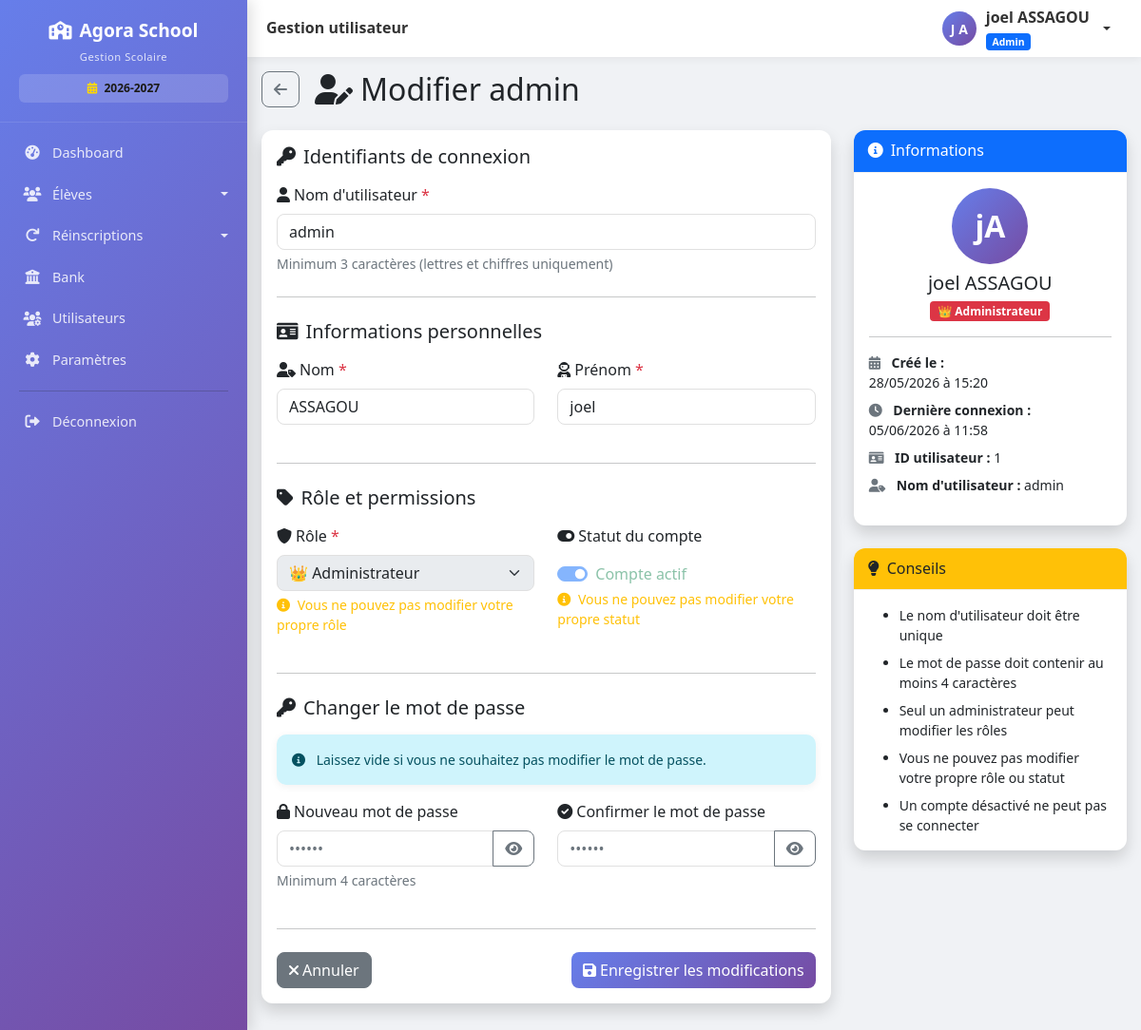
Before: /utilisateurs/1/modifier (signed in) with the older database file.
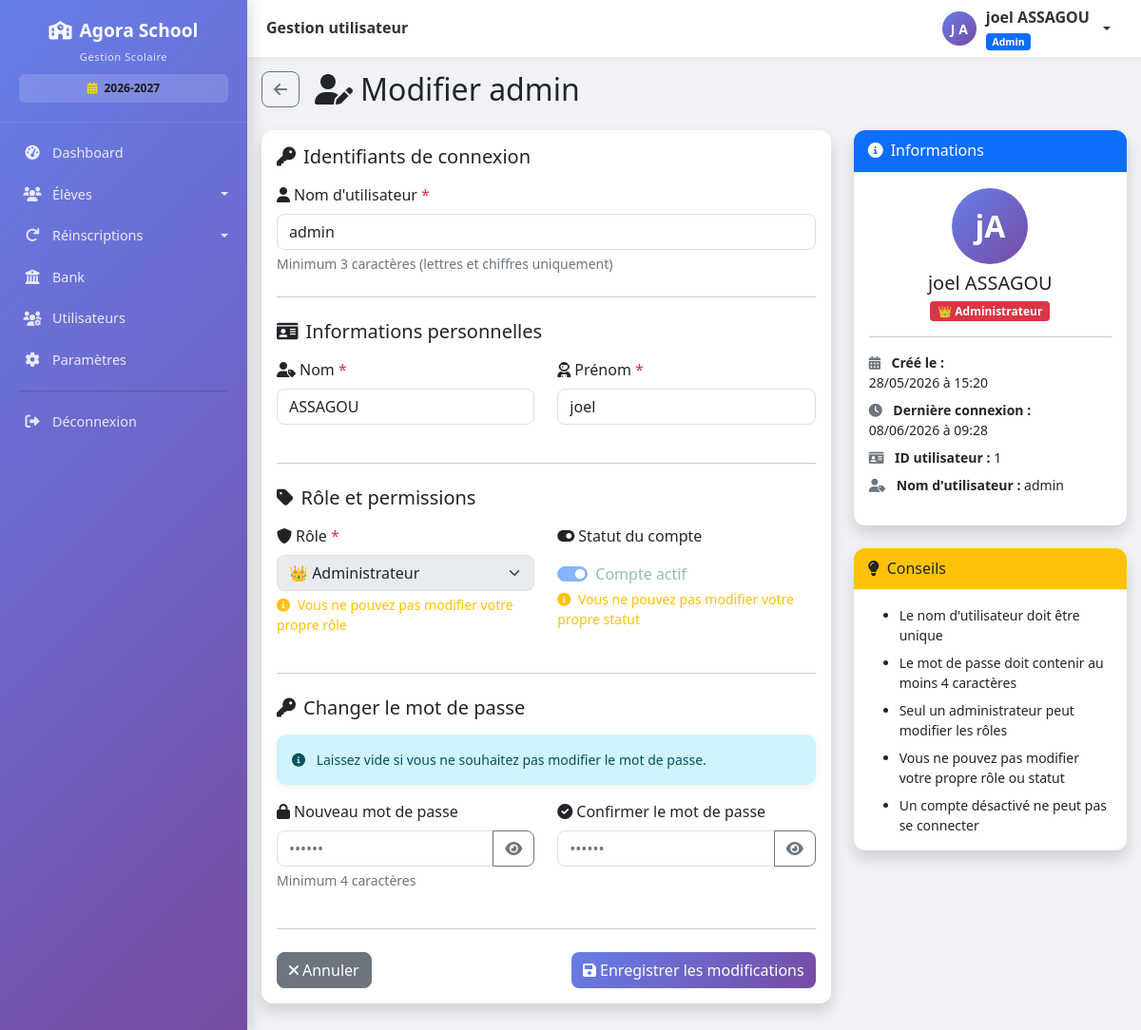
After: the same page with the newer database file.
### models.py (models this page shows, shortened)
class User(UserMixin, db.Model):
    __tablename__ = 'users'
    id = db.Column(db.Integer, primary_key=True)
    username = db.Column(db.String(80), unique=True, nullable=False, index=True)
    password_hash = db.Column(db.String(200), nullable=False)
    nom = db.Column(db.String(100), nullable=False)
    prenom = db.Column(db.String(100), nullable=False)
    role = db.Column(db.String(20), default='user')  # admin, comptable, user
    actif = db.Column(db.Boolean, default=True)
    created_at = db.Column(db.DateTime, default=datetime.utcnow)
    last_login = db.Column(db.DateTime, nullable=True)
    @property
    def nom_complet(self):
        return f"{self.prenom} {self.nom}"

### routes.py (the view, shortened to what this page needs)
@app.route('/utilisateurs/<int:user_id>/modifier', methods=['GET', 'POST'])
@login_required
@admin_required
def modifier_utilisateur(user_id):
    utilisateur = User.query.get_or_404(user_id)
    utilisateurs_admin_count = User.query.filter_by(role='admin', actif=True).count()
    return render_template('utilisateurs/modifier.html',
                         utilisateur=utilisateur,
                         utilisateurs_admin_count=utilisateurs_admin_count)

### app.py (called while the page is built)
@app.after_request
def close_db_connection(response):
    try:
        db.session.close()
    except:
        pass
    return response

### routes.py (called while the page is built)
@login_manager.user_loader
def load_user(user_id):
    return User.query.get(int(user_id))

def admin_required(f):
    @wraps(f)
    def decorated_function(*args, **kwargs):
        if not current_user.is_authenticated or current_user.role != 'admin':
            flash('Accès réservé aux administrateurs', 'danger')
            return redirect(url_for('liste_eleves'))
        return f(*args, **kwargs)
    return decorated_function

@app.context_processor
def injecter_parametres_ecole():
    try:
        params = Parametre.query.all()
        parametres = {p.cle: p.valeur for p in params}
    except:
        parametres = {}
    defaults = {
        'nom_ecole': 'GS LAUREADES',
        'devise': 'FCFA',
        'annee_scolaire': '2024-2025',
        'adresse_ecole': '',
        'telephone_ecole': '',
        'email_notification': ''
    }
    for key, value in defaults.items():
        if key not in parametres or not parametres[key]:
            parametres[key] = value
    return dict(parametres_ecole=parametres)

### templates/utilisateurs/modifier.html (shortened to what the changed rows need)
{% extends "base.html" %}
{% block content %}
<div class="d-flex align-items-center mb-4">
    <a href="{{ url_for('liste_utilisateurs') }}" class="btn btn-outline-secondary me-3">
        <i class="fas fa-arrow-left"></i>
    </a>
    <h2 class="mb-0"><i class="fas fa-user-edit me-2"></i>Modifier {{ utilisateur.username }}</h2>
</div>
<div class="row">
    <div class="col-lg-8">
        <div class="card shadow">
            <div class="card-body">
                <form method="POST" id="userForm">
                    <div class="mb-3">
                        <label for="username" class="form-label">
                            <i class="fas fa-user me-1"></i>Nom d'utilisateur
                            <span class="text-danger">*</span>
                        </label>
                        <input type="text"
                               class="form-control"
                               id="username"
                               name="username"
                               value="{{ utilisateur.username }}"
                               required
                               minlength="3">
                        <div class="form-text">Minimum 3 caractères (lettres et chiffres uniquement)</div>
                    </div>
                    <div class="row">
                        <div class="col-md-6 mb-3">
                            <label for="nom" class="form-label">
                                <i class="fas fa-user-tag me-1"></i>Nom
                                <span class="text-danger">*</span>
                            </label>
                            <input type="text"
                                   class="form-control"
                                   id="nom"
                                   name="nom"
                                   value="{{ utilisateur.nom }}"
                                   required
                                   minlength="2">
                        </div>
                        <div class="col-md-6 mb-3">
                            <label for="prenom" class="form-label">
                                <i class="fas fa-user-astronaut me-1"></i>Prénom
                                <span class="text-danger">*</span>
                            </label>
                            <input type="text"
                                   class="form-control"
                                   id="prenom"
                                   name="prenom"
                                   value="{{ utilisateur.prenom }}"
                                   required
                                   minlength="2">
                        </div>
                    </div>
                    <div class="row">
                        <div class="col-md-6 mb-3">
                            <label for="role" class="form-label">
                                <i class="fas fa-shield-alt me-1"></i>Rôle
                                <span class="text-danger">*</span>
                            </label>
                            <select class="form-select" id="role" name="role" {% if utilisateur.id == current_user.id %}disabled{% endif %}>
                                <option value="admin" {% if utilisateur.role == 'admin' %}selected{% endif %}>
                                    👑 Administrateur
                                </option>
                            </select>
                            {% if utilisateur.id == current_user.id %}
                                <div class="form-text text-warning">
                                    <i class="fas fa-info-circle me-1"></i>
                                    Vous ne pouvez pas modifier votre propre rôle
                                </div>
                            {% endif %}
                        </div>
                        <div class="col-md-6 mb-3">
                            <div class="form-check form-switch mt-2">
                                <input class="form-check-input" type="checkbox" id="actif" name="actif"
                                       {% if utilisateur.actif %}checked{% endif %}
                                       {% if utilisateur.id == current_user.id %}disabled{% endif %}>
                                <label class="form-check-label" for="actif">
                                    <span id="statutLabel" class="{% if utilisateur.actif %}text-success{% else %}text-danger{% endif %}">
                                    </span>
                                </label>
                            </div>
                        </div>
                    </div>
                </form>
            </div>
        </div>
    </div>
    <div class="col-lg-4">
        <div class="card shadow mb-4">
            <div class="card-body">
                <div class="text-center mb-3">
                    <div class="avatar-lg mx-auto mb-2">
                        <span class="avatar-initials">{{ utilisateur.prenom[0] }}{{ utilisateur.nom[0] }}</span>
                    </div>
                    <h5 class="mb-1">{{ utilisateur.nom_complet }}</h5>
                    <span class="badge {% if utilisateur.role == 'admin' %}bg-danger{% elif utilisateur.role == 'comptable' %}bg-warning text-dark{% else %}bg-info{% endif %}">
                        {% if utilisateur.role == 'admin' %}👑 Administrateur
                        {% elif utilisateur.role == 'comptable' %}🧮 Comptable
                        {% else %}👤 Opérateur{% endif %}
                    </span>
                </div>
                <ul class="list-unstyled small">
                    <li class="mb-2">
                        <i class="fas fa-calendar-alt me-2 text-muted"></i>
                        <strong>Créé le :</strong><br>
                        {{ utilisateur.created_at.strftime('%d/%m/%Y à %H:%M') if utilisateur.created_at else 'N/A' }}
                    </li>
                    <li class="mb-2">
                        <i class="fas fa-clock me-2 text-muted"></i>
                        <strong>Dernière connexion :</strong><br>
                        {{ utilisateur.last_login.strftime('%d/%m/%Y à %H:%M') if utilisateur.last_login else 'Jamais' }}
                    </li>
                    <li class="mb-2">
                        <i class="fas fa-id-card me-2 text-muted"></i>
                        <strong>ID utilisateur :</strong> {{ utilisateur.id }}
                    </li>
                    <li>
                        <i class="fas fa-user-tag me-2 text-muted"></i>
                        <strong>Nom d'utilisateur :</strong> {{ utilisateur.username }}
                    </li>
                </ul>
            </div>
        </div>
    </div>
</div>
{% endblock %}

### templates/base.html (shortened to what the changed rows need)
<!DOCTYPE html>
<html lang="fr">
<head>
    <link href="https://cdn.jsdelivr.net/npm/bootstrap@5.1.3/dist/css/bootstrap.min.css" rel="stylesheet">
    <link rel="stylesheet" href="https://cdnjs.cloudflare.com/ajax/libs/font-awesome/6.0.0/css/all.min.css">
    <link href="https://cdn.datatables.net/1.11.5/css/dataTables.bootstrap5.min.css" rel="stylesheet">
</head>
<body>
    <div class="app-layout">
        <main class="main-area">
            {% if current_user.is_authenticated %}
            <header class="topbar">
                <div class="d-flex align-items-center gap-2">
                    <h5>{% block page_title %}Gestion utilisateur{% endblock %}</h5>
                </div>
                <div class="dropdown">
                    <a href="#" class="user-dropdown dropdown-toggle" data-bs-toggle="dropdown" aria-label="Menu utilisateur">
                        <div class="user-avatar">
                            {{ current_user.prenom[0]|upper if current_user.prenom else current_user.username[0]|upper }}
                            {{ current_user.nom[0]|upper if current_user.nom else '' }}
                        </div>
                        <div class="d-none d-md-block text-start">
                            <strong>{{ current_user.nom_complet or current_user.username }}</strong>
                            <div>
                                <span class="badge bg-{{ 'primary' if current_user.role == 'admin' else 'warning' if current_user.role == 'comptable' else 'info' }}"
                                      style="font-size:0.65rem;">
                                    {{ current_user.role|capitalize }}
                                </span>
                            </div>
                        </div>
                    </a>
                </div>
            </header>
            {% endif %}
            <div class="page-content" id="pageContent">
                {% block content %}{% endblock %}
            </div>
        </main>
    </div>
</body>
</html>

Changed rows visible on the page:
changed User "admin": last_login "05/06/2026 à 11:58" → "08/06/2026 à 09:28"
